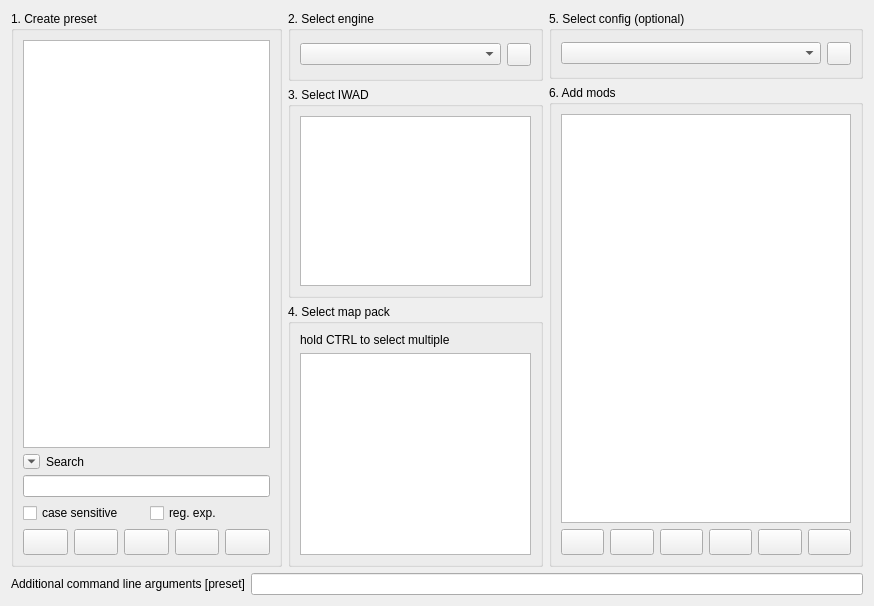
      <widget class="QWidget" name="filesTab">
       <attribute name="title">
        <string>Files</string>
       </attribute>
       <layout class="QVBoxLayout" name="verticalLayout_12">
        <item>
         <layout class="QHBoxLayout" name="hLayout_presetFiles" stretch="100,94,116">
          <item>
           <layout class="QVBoxLayout" name="vLayout_filesLeft">
            <item>
             <widget class="QGroupBox" name="presetGroupBox">
              <property name="title">
               <string>1. Create preset</string>
              </property>
              <layout class="QVBoxLayout" name="verticalLayout_4">
               <item>
                <widget class="EditableListView" name="presetListView">
                 <property name="editTriggers">
                  <set>QAbstractItemView::NoEditTriggers</set>
                 </property>
                </widget>
               </item>
               <item>
                <layout class="QHBoxLayout" name="hLayout_searchBtn">
                 <item>
                  <widget class="QToolButton" name="searchShowBtn">
                   <property name="toolTip">
                    <string>show/hide search bar</string>
                   </property>
                   <property name="iconSize">
                    <size>
                     <width>9</width>
                     <height>8</height>
                    </size>
                   </property>
                   <property name="arrowType">
                    <enum>Qt::DownArrow</enum>
                   </property>
                  </widget>
                 </item>
                 <item>
                  <widget class="QLabel" name="searchLabel">
                   <property name="text">
                    <string>Search</string>
                   </property>
                  </widget>
                 </item>
                </layout>
               </item>
               <item>
                <widget class="QLineEdit" name="searchLine"/>
               </item>
               <item>
                <layout class="QHBoxLayout" name="hLayout_searchOptions">
                 <item>
                  <widget class="QCheckBox" name="caseSensitiveChkBox">
                   <property name="text">
                    <string>case sensitive</string>
                   </property>
                  </widget>
                 </item>
                 <item>
                  <widget class="QCheckBox" name="regexChkBox">
                   <property name="toolTip">
                    <string>regular expression</string>
                   </property>
                   <property name="text">
                    <string>reg. exp.</string>
                   </property>
                  </widget>
                 </item>
                </layout>
               </item>
               <item>
                <layout class="QHBoxLayout" name="hLayout_presetButtons">
                 <item>
                  <widget class="QToolButton" name="presetBtnAdd">
                   <property name="sizePolicy">
                    <sizepolicy hsizetype="Preferred" vsizetype="Fixed">
                     <horstretch>0</horstretch>
                     <verstretch>0</verstretch>
                    </sizepolicy>
                   </property>
                   <property name="minimumSize">
                    <size>
                     <width>26</width>
                     <height>26</height>
                    </size>
                   </property>
                   <property name="toolTip">
                    <string>&lt;html&gt;&lt;head/&gt;&lt;body&gt;&lt;p&gt;&lt;span style=&quot; font-size:9pt;&quot;&gt;Create a new preset (Ins)&lt;/span&gt;&lt;/p&gt;&lt;/body&gt;&lt;/html&gt;</string>
                   </property>
                   <property name="icon">
                    <iconset resource="../Resources/Resources.qrc">
                     <normaloff>:/AddItem.png</normaloff>:/AddItem.png</iconset>
                   </property>
                  </widget>
                 </item>
                 <item>
                  <widget class="QToolButton" name="presetBtnDel">
                   <property name="sizePolicy">
                    <sizepolicy hsizetype="Preferred" vsizetype="Fixed">
                     <horstretch>0</horstretch>
                     <verstretch>0</verstretch>
                    </sizepolicy>
                   </property>
                   <property name="minimumSize">
                    <size>
                     <width>26</width>
                     <height>26</height>
                    </size>
                   </property>
                   <property name="toolTip">
                    <string>&lt;html&gt;&lt;head/&gt;&lt;body&gt;&lt;p&gt;&lt;span style=&quot; font-size:9pt;&quot;&gt;Delete the selected preset (Del)&lt;/span&gt;&lt;/p&gt;&lt;/body&gt;&lt;/html&gt;</string>
                   </property>
                   <property name="icon">
                    <iconset resource="../Resources/Resources.qrc">
                     <normaloff>:/DeleteItem.png</normaloff>:/DeleteItem.png</iconset>
                   </property>
                  </widget>
                 </item>
                 <item>
                  <widget class="QToolButton" name="presetBtnClone">
                   <property name="sizePolicy">
                    <sizepolicy hsizetype="Preferred" vsizetype="Fixed">
                     <horstretch>0</horstretch>
                     <verstretch>0</verstretch>
                    </sizepolicy>
                   </property>
                   <property name="minimumSize">
                    <size>
                     <width>26</width>
                     <height>26</height>
                    </size>
                   </property>
                   <property name="toolTip">
                    <string>&lt;html&gt;&lt;head/&gt;&lt;body&gt;&lt;p&gt;&lt;span style=&quot; font-size:9pt;&quot;&gt;Clone the selected preset (Ctrl+C)&lt;/span&gt;&lt;/p&gt;&lt;/body&gt;&lt;/html&gt;</string>
                   </property>
                   <property name="icon">
                    <iconset resource="../Resources/Resources.qrc">
                     <normaloff>:/CopyFile.png</normaloff>:/CopyFile.png</iconset>
                   </property>
                  </widget>
                 </item>
                 <item>
                  <widget class="QToolButton" name="presetBtnUp">
                   <property name="sizePolicy">
                    <sizepolicy hsizetype="Preferred" vsizetype="Fixed">
                     <horstretch>0</horstretch>
                     <verstretch>0</verstretch>
                    </sizepolicy>
                   </property>
                   <property name="minimumSize">
                    <size>
                     <width>26</width>
                     <height>26</height>
                    </size>
                   </property>
                   <property name="toolTip">
                    <string>&lt;html&gt;&lt;head/&gt;&lt;body&gt;&lt;p&gt;&lt;span style=&quot; font-size:9pt;&quot;&gt;Move the selected preset up (Ctrl+Up)&lt;/span&gt;&lt;/p&gt;&lt;/body&gt;&lt;/html&gt;</string>
                   </property>
                   <property name="icon">
                    <iconset resource="../Resources/Resources.qrc">
                     <normaloff>:/MoveUp.png</normaloff>:/MoveUp.png</iconset>
                   </property>
                  </widget>
                 </item>
                 <item>
                  <widget class="QToolButton" name="presetBtnDown">
                   <property name="sizePolicy">
                    <sizepolicy hsizetype="Preferred" vsizetype="Fixed">
                     <horstretch>0</horstretch>
                     <verstretch>0</verstretch>
                    </sizepolicy>
                   </property>
                   <property name="minimumSize">
                    <size>
                     <width>26</width>
                     <height>26</height>
                    </size>
                   </property>
                   <property name="toolTip">
                    <string>&lt;html&gt;&lt;head/&gt;&lt;body&gt;&lt;p&gt;&lt;span style=&quot; font-size:9pt;&quot;&gt;Move the selected preset down (Ctrl+Down)&lt;/span&gt;&lt;/p&gt;&lt;/body&gt;&lt;/html&gt;</string>
                   </property>
                   <property name="icon">
                    <iconset resource="../Resources/Resources.qrc">
                     <normaloff>:/MoveDown.png</normaloff>:/MoveDown.png</iconset>
                   </property>
                  </widget>
                 </item>
                </layout>
               </item>
              </layout>
             </widget>
            </item>
           </layout>
          </item>
          <item>
           <layout class="QVBoxLayout" name="vLayout_filesMiddle" stretch="0,8,10">
            <item>
             <widget class="QGroupBox" name="engineGrpBox">
              <property name="sizePolicy">
               <sizepolicy hsizetype="Preferred" vsizetype="Fixed">
                <horstretch>0</horstretch>
                <verstretch>0</verstretch>
               </sizepolicy>
              </property>
              <property name="title">
               <string>2. Select engine</string>
              </property>
              <layout class="QHBoxLayout" name="horizontalLayout_2">
               <property name="topMargin">
                <number>12</number>
               </property>
               <property name="bottomMargin">
                <number>12</number>
               </property>
               <item>
                <widget class="QComboBox" name="engineCmbBox">
                 <property name="sizePolicy">
                  <sizepolicy hsizetype="Expanding" vsizetype="Fixed">
                   <horstretch>0</horstretch>
                   <verstretch>0</verstretch>
                  </sizepolicy>
                 </property>
                 <property name="maxVisibleItems">
                  <number>30</number>
                 </property>
                </widget>
               </item>
               <item>
                <widget class="QToolButton" name="engineDirBtn">
                 <property name="toolTip">
                  <string>&lt;html&gt;&lt;head/&gt;&lt;body&gt;&lt;p&gt;&lt;span style=&quot; font-size:9pt;&quot;&gt;Open the engine's data directory in a file explorer.&lt;/span&gt;&lt;/p&gt;&lt;p&gt;&lt;span style=&quot; font-size:9pt;&quot;&gt;For portable engines, this is the installation directory.&lt;br/&gt;For GZDoom 4.9.0 or later, it's at %Saved Games%\GZDoom&lt;/span&gt;&lt;/p&gt;&lt;/body&gt;&lt;/html&gt;</string>
                 </property>
                 <property name="icon">
                  <iconset resource="../Resources/Resources.qrc">
                   <normaloff>:/Dir.png</normaloff>:/Dir.png</iconset>
                 </property>
                </widget>
               </item>
              </layout>
             </widget>
            </item>
            <item>
             <widget class="QGroupBox" name="iwadGrpBox">
              <property name="sizePolicy">
               <sizepolicy hsizetype="Preferred" vsizetype="Maximum">
                <horstretch>0</horstretch>
                <verstretch>0</verstretch>
               </sizepolicy>
              </property>
              <property name="toolTip">
               <string>IWAD can be de-selected by holding CTRL and left-clicking.</string>
              </property>
              <property name="title">
               <string>3. Select IWAD</string>
              </property>
              <layout class="QVBoxLayout" name="verticalLayout_5">
               <item>
                <widget class="QListView" name="iwadListView">
                 <property name="sizePolicy">
                  <sizepolicy hsizetype="Expanding" vsizetype="Preferred">
                   <horstretch>0</horstretch>
                   <verstretch>0</verstretch>
                  </sizepolicy>
                 </property>
                 <property name="maximumSize">
                  <size>
                   <width>16777215</width>
                   <height>180</height>
                  </size>
                 </property>
                 <property name="editTriggers">
                  <set>QAbstractItemView::NoEditTriggers</set>
                 </property>
                </widget>
               </item>
              </layout>
             </widget>
            </item>
            <item>
             <widget class="QGroupBox" name="mapGrpBox">
              <property name="toolTip">
               <string>Map pack can be de-selected by holding CTRL and left-clicking.</string>
              </property>
              <property name="title">
               <string>4. Select map pack</string>
              </property>
              <layout class="QVBoxLayout" name="verticalLayout_7">
               <item>
                <widget class="QLabel" name="label">
                 <property name="text">
                  <string>hold CTRL to select multiple</string>
                 </property>
                </widget>
               </item>
               <item>
                <widget class="ExtendedTreeView" name="mapDirView">
                 <property name="editTriggers">
                  <set>QAbstractItemView::NoEditTriggers</set>
                 </property>
                </widget>
               </item>
              </layout>
             </widget>
            </item>
           </layout>
          </item>
          <item>
           <layout class="QVBoxLayout" name="vLayout_filesRight">
            <item>
             <widget class="QGroupBox" name="configGrpBox">
              <property name="sizePolicy">
               <sizepolicy hsizetype="Preferred" vsizetype="Fixed">
                <horstretch>0</horstretch>
                <verstretch>0</verstretch>
               </sizepolicy>
              </property>
              <property name="title">
               <string>5. Select config (optional)</string>
              </property>
              <layout class="QHBoxLayout" name="horizontalLayout_28">
               <property name="topMargin">
                <number>11</number>
               </property>
               <property name="bottomMargin">
                <number>11</number>
               </property>
               <item>
                <widget class="QComboBox" name="configCmbBox">
                 <property name="sizePolicy">
                  <sizepolicy hsizetype="Expanding" vsizetype="Fixed">
                   <horstretch>0</horstretch>
                   <verstretch>0</verstretch>
                  </sizepolicy>
                 </property>
                 <property name="maxVisibleItems">
                  <number>30</number>
                 </property>
                </widget>
               </item>
               <item>
                <widget class="QToolButton" name="configCloneBtn">
                 <property name="toolTip">
                  <string>&lt;html&gt;&lt;head/&gt;&lt;body&gt;&lt;p&gt;&lt;span style=&quot; font-size:9pt;&quot;&gt;Create a copy of the selected config with a new name&lt;/span&gt;&lt;/p&gt;&lt;/body&gt;&lt;/html&gt;</string>
                 </property>
                 <property name="icon">
                  <iconset resource="../Resources/Resources.qrc">
                   <normaloff>:/CopyFile.png</normaloff>:/CopyFile.png</iconset>
                 </property>
                </widget>
               </item>
              </layout>
             </widget>
            </item>
            <item>
             <widget class="QGroupBox" name="modGrpBox">
              <property name="title">
               <string>6. Add mods</string>
              </property>
              <layout class="QVBoxLayout" name="verticalLayout_6">
               <item>
                <widget class="EditableListView" name="modListView">
                 <property name="editTriggers">
                  <set>QAbstractItemView::NoEditTriggers</set>
                 </property>
                </widget>
               </item>
               <item>
                <layout class="QHBoxLayout" name="hLayout_modButtons">
                 <item>
                  <widget class="QToolButton" name="modBtnAdd">
                   <property name="enabled">
                    <bool>true</bool>
                   </property>
                   <property name="sizePolicy">
                    <sizepolicy hsizetype="Preferred" vsizetype="Fixed">
                     <horstretch>0</horstretch>
                     <verstretch>0</verstretch>
                    </sizepolicy>
                   </property>
                   <property name="minimumSize">
                    <size>
                     <width>26</width>
                     <height>26</height>
                    </size>
                   </property>
                   <property name="toolTip">
                    <string>&lt;html&gt;&lt;head/&gt;&lt;body&gt;&lt;p&gt;&lt;span style=&quot; font-size:9pt;&quot;&gt;Add a mod file (Ins)&lt;/span&gt;&lt;/p&gt;&lt;/body&gt;&lt;/html&gt;</string>
                   </property>
                   <property name="icon">
                    <iconset resource="../Resources/Resources.qrc">
                     <normaloff>:/AddFile.png</normaloff>:/AddFile.png</iconset>
                   </property>
                  </widget>
                 </item>
                 <item>
                  <widget class="QToolButton" name="modBtnAddDir">
                   <property name="enabled">
                    <bool>true</bool>
                   </property>
                   <property name="sizePolicy">
                    <sizepolicy hsizetype="Preferred" vsizetype="Fixed">
                     <horstretch>0</horstretch>
                     <verstretch>0</verstretch>
                    </sizepolicy>
                   </property>
                   <property name="minimumSize">
                    <size>
                     <width>26</width>
                     <height>26</height>
                    </size>
                   </property>
                   <property name="toolTip">
                    <string>&lt;html&gt;&lt;head/&gt;&lt;body&gt;&lt;p&gt;&lt;span style=&quot; font-size:9pt;&quot;&gt;Add a directory with an extracted mod&lt;/span&gt;&lt;/p&gt;&lt;/body&gt;&lt;/html&gt;</string>
                   </property>
                   <property name="icon">
                    <iconset resource="../Resources/Resources.qrc">
                     <normaloff>:/AddDir.png</normaloff>:/AddDir.png</iconset>
                   </property>
                  </widget>
                 </item>
                 <item>
                  <widget class="QToolButton" name="modBtnAddArg">
                   <property name="sizePolicy">
                    <sizepolicy hsizetype="Preferred" vsizetype="Fixed">
                     <horstretch>0</horstretch>
                     <verstretch>0</verstretch>
                    </sizepolicy>
                   </property>
                   <property name="minimumSize">
                    <size>
                     <width>26</width>
                     <height>26</height>
                    </size>
                   </property>
                   <property name="toolTip">
                    <string>&lt;html&gt;&lt;head/&gt;&lt;body&gt;&lt;p&gt;&lt;span style=&quot; font-size:9pt;&quot;&gt;Add a custom command line argument (Ctrl+*)&lt;/span&gt;&lt;/p&gt;&lt;/body&gt;&lt;/html&gt;</string>
                   </property>
                   <property name="icon">
                    <iconset resource="../Resources/Resources.qrc">
                     <normaloff>:/Terminal.png</normaloff>:/Terminal.png</iconset>
                   </property>
                  </widget>
                 </item>
                 <item>
                  <widget class="QToolButton" name="modBtnDel">
                   <property name="enabled">
                    <bool>true</bool>
                   </property>
                   <property name="sizePolicy">
                    <sizepolicy hsizetype="Preferred" vsizetype="Fixed">
                     <horstretch>0</horstretch>
                     <verstretch>0</verstretch>
                    </sizepolicy>
                   </property>
                   <property name="minimumSize">
                    <size>
                     <width>26</width>
                     <height>26</height>
                    </size>
                   </property>
                   <property name="toolTip">
                    <string>&lt;html&gt;&lt;head/&gt;&lt;body&gt;&lt;p&gt;&lt;span style=&quot; font-size:9pt;&quot;&gt;Remove the selected mod file/directory (Del)&lt;/span&gt;&lt;/p&gt;&lt;/body&gt;&lt;/html&gt;</string>
                   </property>
                   <property name="icon">
                    <iconset resource="../Resources/Resources.qrc">
                     <normaloff>:/DeleteItem.png</normaloff>:/DeleteItem.png</iconset>
                   </property>
                  </widget>
                 </item>
                 <item>
                  <widget class="QToolButton" name="modBtnUp">
                   <property name="enabled">
                    <bool>true</bool>
                   </property>
                   <property name="sizePolicy">
                    <sizepolicy hsizetype="Preferred" vsizetype="Fixed">
                     <horstretch>0</horstretch>
                     <verstretch>0</verstretch>
                    </sizepolicy>
                   </property>
                   <property name="minimumSize">
                    <size>
                     <width>26</width>
                     <height>26</height>
                    </size>
                   </property>
                   <property name="toolTip">
                    <string>&lt;html&gt;&lt;head/&gt;&lt;body&gt;&lt;p&gt;&lt;span style=&quot; font-size:9pt;&quot;&gt;Move the selected mod up (Ctrl+Up)&lt;/span&gt;&lt;/p&gt;&lt;/body&gt;&lt;/html&gt;</string>
                   </property>
                   <property name="icon">
                    <iconset resource="../Resources/Resources.qrc">
                     <normaloff>:/MoveUp.png</normaloff>:/MoveUp.png</iconset>
                   </property>
                  </widget>
                 </item>
                 <item>
                  <widget class="QToolButton" name="modBtnDown">
                   <property name="enabled">
                    <bool>true</bool>
                   </property>
                   <property name="sizePolicy">
                    <sizepolicy hsizetype="Preferred" vsizetype="Fixed">
                     <horstretch>0</horstretch>
                     <verstretch>0</verstretch>
                    </sizepolicy>
                   </property>
                   <property name="minimumSize">
                    <size>
                     <width>26</width>
                     <height>26</height>
                    </size>
                   </property>
                   <property name="toolTip">
                    <string>&lt;html&gt;&lt;head/&gt;&lt;body&gt;&lt;p&gt;&lt;span style=&quot; font-size:9pt;&quot;&gt;Move the selected mod down (Ctrl+Down)&lt;/span&gt;&lt;/p&gt;&lt;/body&gt;&lt;/html&gt;</string>
                   </property>
                   <property name="icon">
                    <iconset resource="../Resources/Resources.qrc">
                     <normaloff>:/MoveDown.png</normaloff>:/MoveDown.png</iconset>
                   </property>
                  </widget>
                 </item>
                </layout>
               </item>
              </layout>
             </widget>
            </item>
           </layout>
          </item>
         </layout>
        </item>
        <item>
         <layout class="QHBoxLayout" name="hLayout_presetCmdArgs">
          <item>
           <widget class="QLabel" name="presetCmdArgsLabel">
            <property name="sizePolicy">
             <sizepolicy hsizetype="Minimum" vsizetype="Fixed">
              <horstretch>0</horstretch>
              <verstretch>0</verstretch>
             </sizepolicy>
            </property>
            <property name="minimumSize">
             <size>
              <width>171</width>
              <height>17</height>
             </size>
            </property>
            <property name="text">
             <string>Additional command line arguments [preset]</string>
            </property>
           </widget>
          </item>
          <item>
           <widget class="QLineEdit" name="presetCmdArgsLine"/>
          </item>
         </layout>
        </item>
       </layout>
      </widget>
